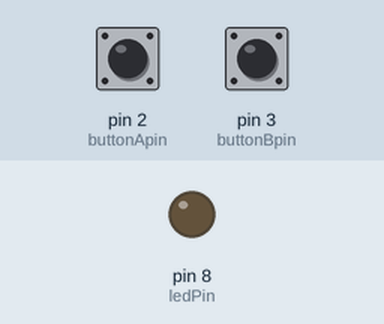
Bench run of a sketch on a simulated Arduino Uno, built with avr-gcc and run on an emulated ATmega328P. Shown: output pins drawn as LEDs (lit = HIGH). The test bench sets the inputs (shaded band); at power-on: pin 2 (buttonApin) HIGH, pin 3 (buttonBpin) HIGH.

Above: at 1.2 s.
1.3 s: pin 2 (buttonApin) pulled LOW for 0.15 s
At 1.7 s:
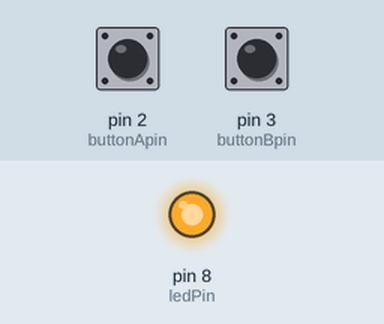
2.9 s: pin 3 (buttonBpin) pulled LOW for 0.15 s
At 4.1 s:
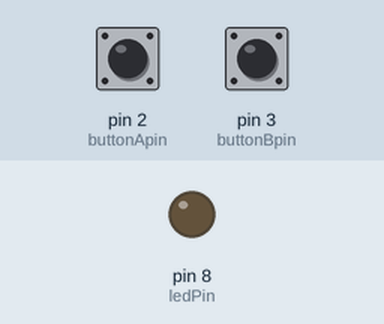
4.5 s: pin 2 (buttonApin) pulled LOW for 1 s
At 5.4 s:
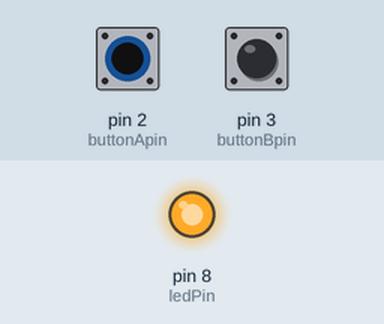
7.0 s: pin 2 (buttonApin) driven LOW and pin 3 (buttonBpin) driven LOW
At 7.6 s:
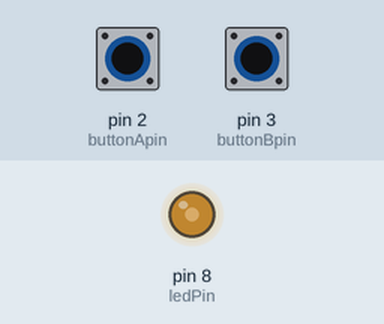
8.5 s: pin 3 (buttonBpin) driven HIGH
At 9.4 s:
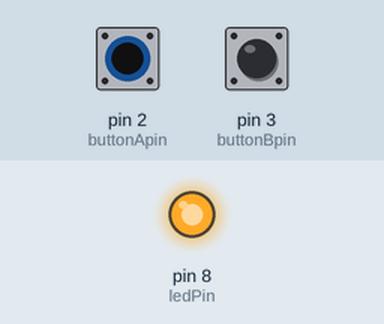
Timing chart, 0 to 11.0 s (numbered marks = the images above; inputs shaded):
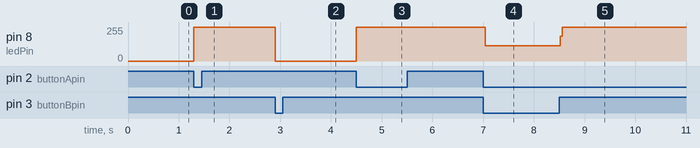

The sketch:

L05_digital_inputs.ino
```cpp
// Josh
// 11/28/2020

int ledPin = 8;
int buttonApin = 2;
int buttonBpin = 3;

byte leds = 0;

void setup() {
  pinMode(ledPin, OUTPUT);
  pinMode(buttonApin, INPUT_PULLUP);
  pinMode(buttonBpin, INPUT_PULLUP);
}

void loop() {
  if (digitalRead(buttonApin) == LOW) {
    digitalWrite(ledPin, HIGH);
  }

  if (digitalRead(buttonBpin) == LOW) {
    digitalWrite(ledPin, LOW);
  }
}
```

Measured:
- after the input at 1.3 s, pin 8 (ledPin): 0/255 → 255/255 at once
- after the input at 2.9 s, pin 8 (ledPin): 255/255 → 0/255 at once
- after the input at 4.5 s, pin 8 (ledPin): 0/255 → 255/255 at once
- after the input at 7.0 s, pin 8 (ledPin): 255/255 → 116/255 at once
- after the input at 8.5 s, pin 8 (ledPin): 116/255 → 255/255 at once
